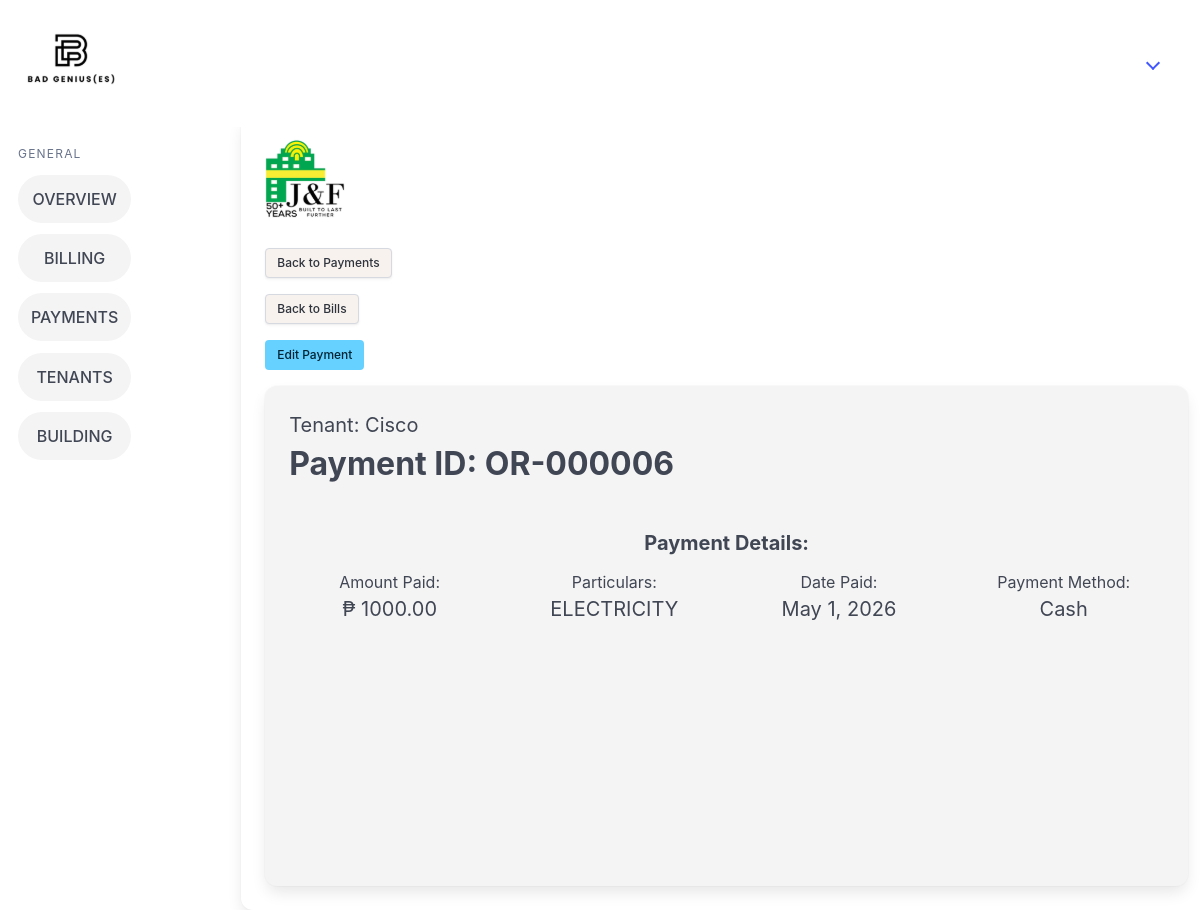
Screenshot of /payment_details/7/ with the database file from the repository.
### billingApp/models.py (models this page shows, shortened)
class Tenant(models.Model):
    companyName = models.CharField(max_length=100, null=True, blank=True)
    contactPerson = models.CharField(max_length=100)
    phoneNumber = models.CharField(max_length=12)
    email = models.CharField(max_length=50)
    carryover_balance = models.DecimalField(max_digits=12, decimal_places=2, default=Decimal('0.00'))
    modified_by = models.ForeignKey("Account", on_delete=models.SET_NULL, null=True, blank=True, related_name="+")
    modified_at = models.DateTimeField(auto_now=True, null=True, blank=True)
    objects = models.Manager

class Payment(models.Model):
    paymentMethodChoices = [
        ('CASH', 'Cash'),
        ('BANK_TRANSFER', 'Bank Transfer'),
        ('PDC', 'PDC'),]
    billingID = models.ForeignKey(BillingRecord, on_delete=models.CASCADE)
    tenantID = models.ForeignKey(Tenant, on_delete=models.CASCADE)
    modified_by = models.ForeignKey("Account", on_delete=models.SET_NULL, null=True, blank=True, related_name="+")
    modified_at = models.DateTimeField(auto_now=True, null=True, blank=True)
    datePaid = models.DateField()
    referenceNumber = models.CharField(max_length=50)
    verificationStatus = models.BooleanField(default=False)
    amountPaid = models.DecimalField(max_digits=12, decimal_places=2)
    subAccountName = models.CharField(max_length=50, null=True, blank=True)
    proofOfPayment = models.FileField(upload_to='proof_of_payment/', null=True, blank=True)
    paymentMethod = models.CharField(max_length=20, choices=paymentMethodChoices, null=True, blank=True)

class BillingRecord(models.Model):
    tenant = models.ForeignKey(Tenant, on_delete=models.CASCADE)
    lease = models.ForeignKey(Lease, on_delete=models.CASCADE)
    modified_by = models.ForeignKey("Account", on_delete=models.SET_NULL, null=True, blank=True, related_name="+")
    modified_at = models.DateTimeField(auto_now=True, null=True, blank=True)
    dateIssued = models.DateField()
    dateDue = models.DateField(null=True, blank=True)
    RENT = 'RENT'
    ELECTRICITY = 'ELECTRICITY'
    WATER = 'WATER'
    BILLING_CHOICES = [
        (RENT, 'Rent'),
        (ELECTRICITY, 'Electricity'),
        (WATER, 'Water'),
    ]
    billingFor = models.CharField(max_length=20, choices=BILLING_CHOICES)
    amountDue = models.DecimalField(max_digits=12, decimal_places=2)
    penaltyFee = models.DecimalField(max_digits=12, decimal_places=2, null=True, blank=True)
    STATUS_UNPAID = "UNPAID"
    STATUS_UNDERPAID = "UNDERPAID"
    STATUS_PAID = "PAID"
    STATUS_OVERPAID = "OVERPAID"
    STATUS_OVERDUE = "OVERDUE"
    STATUS_CHOICES = [
        (STATUS_UNPAID, "Unpaid"),
        (STATUS_UNDERPAID, "Underpaid"),
        (STATUS_PAID, "Paid"),
        (STATUS_OVERPAID, "Overpaid"),
        (STATUS_OVERDUE, "Overdue"),
    ]
    status = models.CharField(
        max_length=10,
        choices=STATUS_CHOICES,
        default=STATUS_UNPAID
    )
    balance = models.DecimalField(
        max_digits=12,
        decimal_places=2,
        null=True,
        blank=True
    )
    carryoverAdjustment = models.DecimalField(
        max_digits=12,
        decimal_places=2,
        default=Decimal("0.00")
    )

### billingApp/views.py (the view)
# urls.py: path('payment_details/<int:pk>/', views.view_payment_details, name='payment_details'),
def view_payment_details(request, pk):
    payment = get_object_or_404(Payment, pk=pk)
    tenant = payment.tenantID
    bill = payment.billingID
    return render(request, "billingApp/payment_details.html", {"tenant": tenant, "payment": payment, "bill": bill})

### billingApp/templates/billingApp/payment_details.html (shortened to what this page needs)
{% extends 'billingApp/base.html' %} {% load static %} {% block content %}
</div>
<div class="is-right pb-4">
  <a href="{% url 'view_payments' pk=tenant.id %}" class="button is-small is-right" style="background-color: #f7f2ed">
    Back to Payments
  </a>
</div>
<div class="is-right pb-4">
  <a href="{% url 'view_bills' pk=tenant.id %}" class="button is-small is-right" style="background-color: #f7f2ed">
    Back to Bills
  </a>
</div>
<div class="is-right pb-4">
  <a href="{% url 'edit_payment' pk=payment.id %}" class="button is-small is-right is-info">
    Edit Payment
  </a>
</div>
<div class="card card2">
  <div class="card-content">
    <p class="is-size-5">Tenant: {{ tenant.companyName|default:tenant.contactPerson }}</p>
    <h1 class="is-size-3 has-text-weight-bold pb-5">Payment ID: {{ payment.referenceNumber }}</h1>
    <p class="is-size-5 has-text-weight-bold mt-4 has-text-centered">Payment Details:</p>
    <div class="columns has-text-centered">
      <div class="column pt-5">
        <p class="">Amount Paid:</p>
        <p class="is-size-5">₱ {{ payment.amountPaid }}</p>
      </div>
      <div class="column pt-5">
        <p class="">Particulars:</p>
        <p class="is-size-5">{{ bill.billingFor }}</p>
      </div>
      <div class="column pt-5">
        <p class="">Date Paid:</p>
        <p class="is-size-5">{{ payment.datePaid }}</p>
      </div>
      <div class="column pt-5">
        <p class="">Payment Method:</p>
        <p class="is-size-5">{{ payment.get_paymentMethod_display }}</p>
      </div>
    </div>
  </div>
  {% endblock %}

### billingApp/static/billingApp/css/style.css (style rules this page uses)
.card2 { background-color: #f4f4f4 !important; max-height: 700px !important; min-height: 500px !important; }

### rows the page displays
Tenant: companyName "Cisco"
Payment: referenceNumber "OR-000006", amountPaid "1000.00", datePaid "May 1, 2026", paymentMethod "Cash"
BillingRecord: billingFor "ELECTRICITY"
